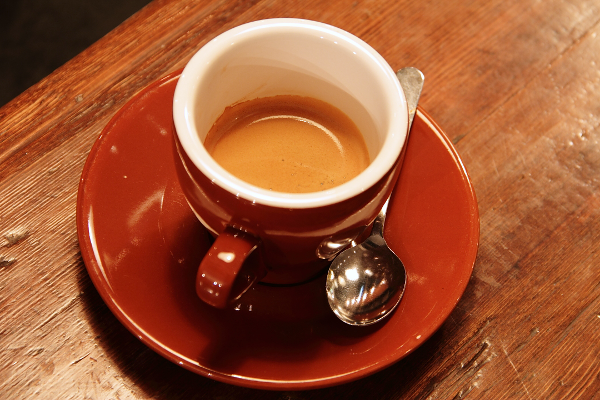
#> input picture skimage.data.coffee(), 600 x 400 px
$ python make_figures.py
#> lines starting #> are read from the running program, lines starting #| are printed output that depends on the picture; pictures that were not available may be replaced by others from this repository, and a replacement may not be noted
#!/usr/bin/env python3
"""Draws the three overview figures shown on the home page (assets/figures/overview-*.svg).

They illustrate each research direction; they are not results. To redraw after an edit:
    pip install matplotlib numpy
    python3 _build/figures/make_figures.py
"""
import os
import numpy as np
import matplotlib
matplotlib.use('Agg')
import matplotlib.pyplot as plt
from matplotlib import font_manager
from matplotlib.patches import FancyBboxPatch, Polygon, Rectangle, FancyArrowPatch
from matplotlib.colors import LinearSegmentedColormap

OUT = os.path.normpath(os.path.join(os.path.dirname(__file__), '..', '..', 'assets', 'figures'))
# Figures use the same typeface as the website (EB Garamond, bundled in ./fonts, SIL Open Font License).
FONT_DIR = os.path.join(os.path.dirname(__file__), 'fonts')
for f in sorted(os.listdir(FONT_DIR)):
    if f.endswith('.ttf'):
        font_manager.fontManager.addfont(os.path.join(FONT_DIR, f))
plt.rcParams.update({
    'font.family': ['EB Garamond', 'Garamond', 'Times New Roman', 'serif'],
    'font.weight': 500, 'font.size': 16, 'svg.fonttype': 'path', 'axes.linewidth': 1.0,
    'image.interpolation': 'antialiased',
})

# palette: deep navy-black, white and greys, with a muted deep green where a second hue is needed.
# Names are kept from the earlier palette so the drawing code reads the same.
INK, GREY, MID, LIGHT, RULE = '#111418', '#5f6670', '#a0a6ae', '#f2f3f5', '#dde0e5'
BLUE, BLUE_L = '#1b2a44', '#e7eaf0'          # deep navy
AMBER, AMBER_L, AMBER_D = '#3e6a5a', '#e6eee9', '#2d5245'   # deep green
TEAL, RED = '#7a828c', '#1b2a44'
T_LABEL, T_SMALL, T_TITLE = 17.5, 16, 18.5

W, H = 8.0, 7.0          # inches; drawing units are 160 x 140


def mute(img, keep=0.35):
    """Pulls a photo toward a cool monochrome so it sits with the restrained palette."""
    rgb = img[..., :3].astype(float)
    if rgb.max() > 1.5:
        rgb = rgb / 255
    g = rgb @ np.array([0.299, 0.587, 0.114])
    warm = np.dstack([g * 0.98, g * 0.99, g * 1.02])     # neutral, slightly cool grey
    out = np.clip(keep * rgb + (1 - keep) * warm, 0, 1)
    return np.dstack([out, img[..., 3]]) if img.shape[-1] == 4 else out


def canvas(lift=10):
    """Returns (fig, bottom_axes, top_axes). Both span the figure in 160 x 140 units; the top-row axes are
    shifted up by `lift`, which sets the gap between the two rows without touching either row's layout."""
    fig = plt.figure(figsize=(W, H))
    axb = fig.add_axes([0, 0, 1, 1])
    axb.set_xlim(0, 160); axb.set_ylim(0, 140); axb.axis('off')
    axt = fig.add_axes([0, 0, 1, 1])
    axt.set_xlim(0, 160); axt.set_ylim(-lift, 140 - lift); axt.axis('off'); axt.patch.set_alpha(0)
    return fig, axb, axt


def panel(ax, x, y, title, size=12.0, track=0.42):
    """Panel title in uppercase with even letterspacing (track, in drawing units), like the site's minor headings."""
#> called with x = 4, y = 132, title = 'Multimodal inputs and attention', size = 12, track = 0.42
    r = ax.figure.canvas.get_renderer()
    inv = ax.transData.inverted()
    cx = x
    for ch in title.upper():
        if ch == ' ':
            cx += size * 0.16
            continue
        t = ax.text(cx, y, ch, fontsize=size, fontweight=500, color=INK, va='baseline')
        bb = t.get_window_extent(renderer=r)
        (x0, _), (x1, _) = inv.transform([[bb.x0, 0], [bb.x1, 0]])
        cx += (x1 - x0) + track


def arrow(ax, p, q, color=MID, lw=1.3, ls='-', rad=0.0, head=11, z=1):
    ax.add_patch(FancyArrowPatch(p, q, arrowstyle='-|>', mutation_scale=head, lw=lw, color=color,
                                 linestyle=ls, connectionstyle=f'arc3,rad={rad}', shrinkA=0, shrinkB=0, zorder=z))


def save(fig, name):
    path = os.path.join(OUT, name)
    if os.environ.get('FIG_PNG'):                               # optional PNG preview for checking
        fig.savefig(os.path.join(os.environ['FIG_PNG'], name.replace('.svg', '.png')), dpi=110, facecolor='white')
    fig.savefig(path, format='svg', dpi=220, facecolor='white')
    plt.close(fig)
    import re
    with open(path, encoding='utf-8') as f:
        svg = f.read()
    svg = re.sub(r'<!DOCTYPE[^>]*>\s*', '', svg)          # plain SVG, no DTD
    with open(path, 'w', encoding='utf-8') as f:
        f.write(svg)


# ───────────────────────── synthetic image content ─────────────────────────
# [90 lines left out: functions fundus, real_fundus, oct_scan, surgical_frame, not called in this run]


# ───────────────────────── figure 1: multimodal perception and decision ─────────────────────────
def fig_multimodal():
    from skimage import data, transform
    fig, ax, _ = canvas(lift=0)
    panel(ax, 4, 132, 'Multimodal inputs and attention')
    panel(ax, 104, 132, 'Decision with deferral')
    panel(ax, 4, 61.5, 'Language-guided object retrieval')

    tw, th = 40.0, 17.5
    cells = [(6, 104), (50, 104), (6, 78.5), (50, 78.5)]

    def frame(x_, y_, label):
        ax.add_patch(Rectangle((x_, y_), tw, th, fc='none', ec=RULE, lw=0.7, zorder=6))
        ax.text(x_, y_ - 1.2, label, fontsize=T_SMALL, color=INK, va='top')

    # image: CC0 photograph; attention shown as a spotlight on the cup
    cof = mute(data.coffee().astype(float) / 255)
#> in mute, `out = np.clip(keep * rgb + (1 - keep) * warm, 0, 1)`:
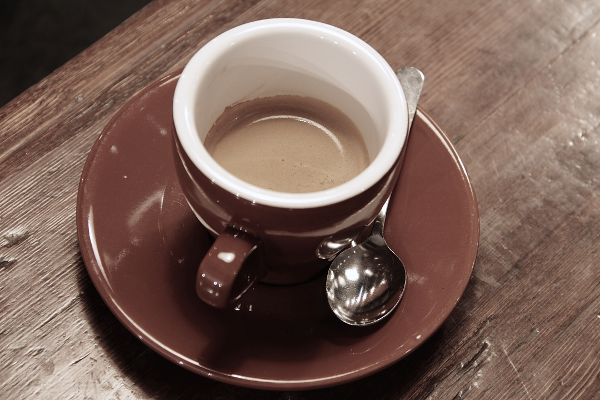
#> out: shape (400, 600, 3) float64; mean R, G, B 0.477, 0.379, 0.34
    h_ = int(cof.shape[1] * th / tw)
#> h_ = 262
    crop = cof[40:40 + h_]
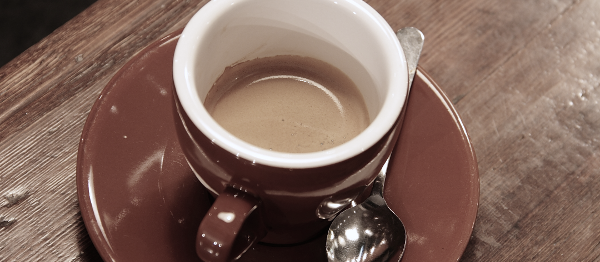
#> crop: shape (262, 600, 3) float64; mean R, G, B 0.513, 0.409, 0.366
    yy_, xx_ = np.mgrid[0:crop.shape[0], 0:crop.shape[1]]
    heat = np.exp(-(((xx_ - 0.40 * crop.shape[1]) / (0.16 * crop.shape[1])) ** 2 + ((yy_ - 0.38 * crop.shape[0]) / (0.36 * crop.shape[0])) ** 2))
    lit = crop * (0.32 + 0.68 * heat[..., None])
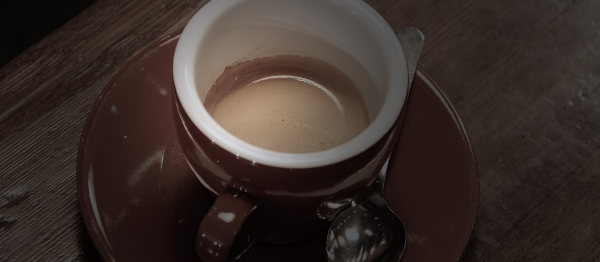
#> lit: shape (262, 600, 3) float64; mean R, G, B 0.229, 0.184, 0.165
    ax.imshow(np.clip(lit, 0, 1), extent=(cells[0][0], cells[0][0] + tw, cells[0][1], cells[0][1] + th), zorder=2)
    ax.contour(np.linspace(cells[0][0], cells[0][0] + tw, crop.shape[1]), np.linspace(cells[0][1] + th, cells[0][1], crop.shape[0]),
               heat, levels=[0.5], colors=['white'], linewidths=1.0, zorder=3)
    frame(*cells[0], 'Image')
    # video: four consecutive frames of one scene (a slow pan); bars show per-frame attention
    rk = mute(data.rocket())
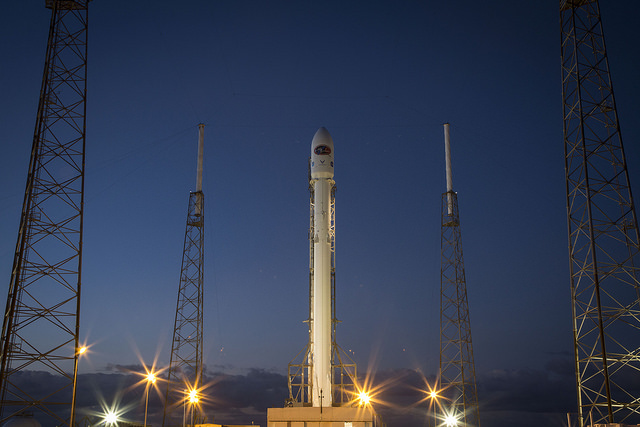
#> input picture skimage.data.rocket(), 640 x 427 px
    fw = (tw - 3 * 0.8) / 4
    wts = [0.25, 0.45, 1.0, 0.6]
    bar = 1.2
    ch = 400; cw = int(round(ch * fw / (th - bar)))
    for k in range(4):
        fx = cells[1][0] + k * (fw + 0.8)
        x0_ = 150 + 40 * k
        crop_v = rk[10:10 + ch, x0_:x0_ + cw]
        ax.imshow(crop_v, extent=(fx, fx + fw, cells[1][1] + bar, cells[1][1] + th), aspect='auto', zorder=2)
        ax.add_patch(Rectangle((fx, cells[1][1]), fw, bar, fc=LIGHT, ec='none', zorder=2))
        ax.add_patch(Rectangle((fx, cells[1][1]), fw * wts[k], bar, fc=BLUE, ec='none', zorder=3))
        if wts[k] == max(wts):
            ax.add_patch(Rectangle((fx, cells[1][1]), fw, th, fc='none', ec=BLUE, lw=0.9, zorder=7))
#> this loop made 4 passes
#> pass 3, in fig_multimodal, `crop_v = rk[10:10 + ch, x0_:x0_ + cw]`:
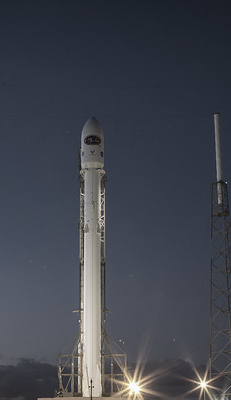
#> crop_v: shape (400, 231, 3) float64; mean R, G, B 0.258, 0.272, 0.307
    ax.add_patch(Rectangle((cells[1][0], cells[1][1]), tw, th, fc='none', ec=RULE, lw=0.7, zorder=6))
    ax.text(cells[1][0], cells[1][1] - 1.2, 'Video', fontsize=T_SMALL, color=INK, va='top')
    # audio: spectrogram; the attended segment stays bright
    sr = 8000; t = np.arange(0, 1.6, 1 / sr)
    f0 = 140 + 40 * np.sin(2 * np.pi * 1.1 * t)
    phase = 2 * np.pi * np.cumsum(f0) / sr
    sig = sum(np.sin(h * phase) / h for h in range(1, 14)) * (0.55 + 0.45 * np.sin(2 * np.pi * 2.2 * t) ** 2)
    sig = sig * (0.25 + 0.75 * (np.sin(2 * np.pi * 0.8 * t + 0.6) > -0.8))
    win, hop = 256, 40
    frames_ = np.stack([sig[i_:i_ + win] * np.hanning(win) for i_ in range(0, len(sig) - win, hop)], 1)
    spec = 20 * np.log10(np.abs(np.fft.rfft(frames_, axis=0))[:90] + 1e-3)
    spec = np.clip((spec - spec.max() + 60) / 60, 0, 1)
    rgb = LinearSegmentedColormap.from_list('m', ['#f2f3f5', '#a0a6ae', '#33486b', '#111418'])(spec)[..., :3]
    tt = np.linspace(0, 1, spec.shape[1])
    on = (tt > 0.55) & (tt < 0.8)
    rgb[:, ~on] = rgb[:, ~on] * 0.35 + 0.65 * np.array([0.95, 0.953, 0.96])
    ax.imshow(rgb, origin='lower', aspect='auto', extent=(cells[2][0], cells[2][0] + tw, cells[2][1], cells[2][1] + th), zorder=2)
    ax.add_patch(Rectangle((cells[2][0] + 0.55 * tw, cells[2][1]), 0.25 * tw, th, fc='none', ec='white', lw=1.0, zorder=4))
    frame(*cells[2], 'Audio')
    # text: the query, with attended words highlighted
    x_, y_ = cells[3]
    ax.add_patch(Rectangle((x_, y_), tw, th, fc='white', ec='none', zorder=1))
    r_ = fig.canvas.get_renderer()
    inv = ax.transData.inverted()

    def words(line, y_line, hi):
#> called with line = 'Is the cup inside', y_line = 89.6
        cx = x_ + 2.4
        for w_ in line.split(' '):
            tx = ax.text(cx, y_line, w_, fontsize=T_LABEL, color=INK, va='baseline', style='italic', zorder=4)
            bb = tx.get_window_extent(renderer=r_)
            (bx0, by0), (bx1, by1) = inv.transform([[bb.x0, bb.y0], [bb.x1, bb.y1]])
            if w_.strip('?') in hi:
                ax.add_patch(FancyBboxPatch((bx0 - 0.4, by0 - 0.4), bx1 - bx0 + 0.8, by1 - by0 + 0.6,
                                            boxstyle='round,pad=0,rounding_size=0.8', fc=BLUE_L, ec='none', zorder=3))
            sp = ax.text(0, 0, 'a a', fontsize=T_LABEL, style='italic'); sb = sp.get_window_extent(renderer=r_)
            sa = ax.text(0, 0, 'aa', fontsize=T_LABEL, style='italic'); sab = sa.get_window_extent(renderer=r_)
            space = inv.transform([[sb.x1 - sab.x1 + sab.x0, 0]])[0][0] - inv.transform([[sb.x0, 0]])[0][0]
            sp.remove(); sa.remove()
            cx = bx1 + space
#> this loop made 4 passes
#> (bx0, bx1, cx) on passes 1 to 4: (52.4, 56.83, 58.38), (58.38, 66.33, 67.88), (67.88, 76.83, 78.38), (78.38, 93.08, 94.62)
    words('Is the cup inside', y_ + th - 6.4, {'cup'})
    words('the blue bowl?', y_ + th - 12.6, {'blue', 'bowl'})
#> the loop in words (call 2), `for w_ in line.split(' '):` made 3 passes
#> (bx0, bx1, cx) on passes 1 to 3: (52.4, 60.35, 61.9), (61.9, 72.55, 74.1), (74.1, 88.43, 89.98)
    frame(x_, y_, 'Text')

    # ── decision map: refer, routine, or defer by predicted risk and uncertainty (clinical example)
    x0, x1, y0, y1 = 112, 155, 80, 122
    thr_r, thr_u = 0.5, 0.55
    Xr = lambda v: x0 + (x1 - x0) * v
    Yu = lambda v: y0 + (y1 - y0) * v
    ax.add_patch(Rectangle((x0, y0), Xr(thr_r) - x0, Yu(thr_u) - y0, fc=LIGHT, ec='none'))
    ax.add_patch(Rectangle((Xr(thr_r), y0), x1 - Xr(thr_r), Yu(thr_u) - y0, fc=BLUE_L, ec='none'))
    ax.add_patch(Rectangle((x0, Yu(thr_u)), x1 - x0, y1 - Yu(thr_u), fc=AMBER_L, ec='none'))
    ax.plot([x0, x0, x1], [y1, y0, y0], color=INK, lw=1.0)
    ax.text((x0 + x1) / 2, Yu(0.87), 'Defer to clinician', fontsize=T_SMALL, color=AMBER_D, ha='center', va='center')
    ax.text(Xr(0.25), Yu(0.11), 'Routine', fontsize=T_SMALL, color=GREY, ha='center', va='center')
    ax.text(Xr(0.75), Yu(0.11), 'Refer', fontsize=T_SMALL, color=BLUE, ha='center', va='center')
    pts = np.array([[0.12, 0.30], [0.22, 0.42], [0.30, 0.25], [0.38, 0.47], [0.68, 0.36], [0.78, 0.24], [0.86, 0.42],
                    [0.93, 0.30], [0.44, 0.64], [0.57, 0.70], [0.32, 0.69], [0.68, 0.63]])
    for (r_, u_) in pts:
        col = AMBER if u_ >= thr_u else (BLUE if r_ >= thr_r else MID)
        ax.plot([Xr(r_)], [Yu(u_)], 'o', ms=4.6, mfc=col, mec='white', mew=0.8, zorder=4)
    ax.text((x0 + x1) / 2, y0 - 2.0, 'Predicted risk', fontsize=T_SMALL, color=GREY, ha='center', va='top')
    ax.text(x0 - 2.0, (y0 + y1) / 2, 'Uncertainty', fontsize=T_SMALL, color=GREY, ha='right', va='center', rotation=90)
    ax.text((x0 + x1) / 2, y0 - 7.4, 'clinical example', fontsize=T_SMALL - 2.5, color=GREY, ha='center', va='top', style='italic')

    # ── language-guided object retrieval: real-robot sequence (Koh et al., ICRA submission, Fig. 1)
    ax.text(4, 54.5, '“Pick up the target inside the covered container.”', fontsize=T_SMALL, color=INK,
            style='italic', va='center')
    steps = (('Observe', 'target occluded'), ('Remove cover', 'container exposed'),
             ('Re-observe', 'new visual evidence'), ('Grasp target', 'target lifted'))
    gap = 2.4
    pw = (156 - 4 - 3 * gap) / 4
    ph = pw * 178 / 243
    py0 = 22.0
    for k, (lab_, sub_) in enumerate(steps):
        x_ = 4 + k * (pw + gap)
        photo = mute(plt.imread(os.path.join(os.path.dirname(__file__), 'sources', f'retrieval-{k + 1}.png')), keep=0.55)
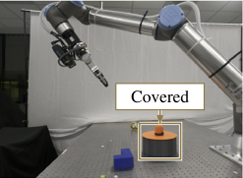
#> input picture _build/figures/sources/retrieval-1.png, 243 x 178 px
        ax.imshow(photo, extent=(x_, x_ + pw, py0, py0 + ph), zorder=2, interpolation='antialiased')
        ax.add_patch(Rectangle((x_, py0), pw, ph, fc='none', ec=RULE, lw=0.6, zorder=3))
        ax.text(x_ + pw / 2, py0 - 1.4, f"{('I', 'II', 'III', 'IV')[k]}. {lab_}", fontsize=T_SMALL, color=INK, ha='center', va='top', fontweight=600)
        ax.text(x_ + pw / 2, py0 - 7.0, sub_, fontsize=T_SMALL - 1.5, color=GREY, ha='center', va='top')
        if k < 3:
            arrow(ax, (x_ + pw + 0.25, py0 + ph / 2), (x_ + pw + gap - 0.25, py0 + ph / 2), color=MID, head=8, lw=1.0, z=5)
    save(fig, 'overview-multimodal.svg')
#> in save, `fig.savefig(path, format='svg', dpi=220, facecolor='white')`:
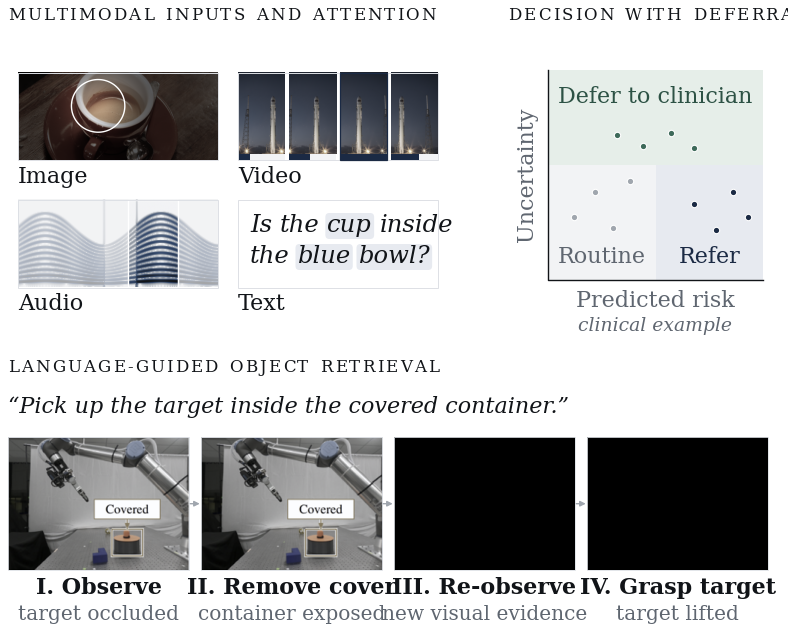
#> figure drawn by matplotlib, 1 panel


# ───────────────────────── figure 2: medical image and video ─────────────────────────
# [274 lines left out: functions fig_medical, fig_reliable, not called in this run]


if __name__ == '__main__':
    os.makedirs(OUT, exist_ok=True)
#> (the run stopped early here; a loop or call above may not have finished)
